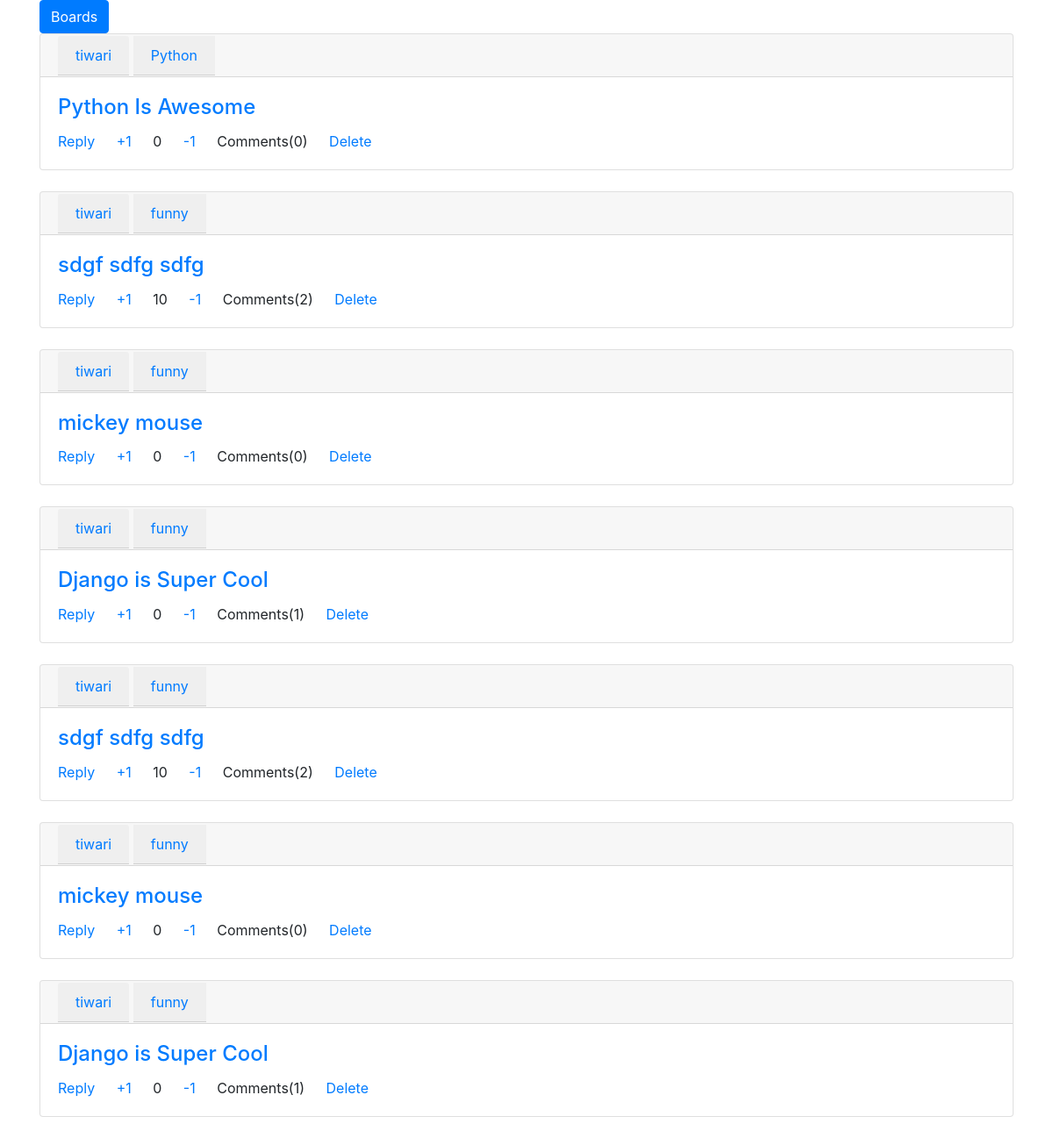
/userhome/ (signed in), run on the app's committed database.
### boards/models.py (models this page shows, shortened)
class Posts(models.Model):
    board=models.ForeignKey(SubReddits,on_delete=models.CASCADE,related_name='PostBoard')
    text = models.CharField(max_length=200)
    detail = models.TextField()
    created_at = models.DateField(auto_now_add=True)
    author=models.CharField(max_length=200,default='')

class SubReddits(models.Model):
    name=models.CharField(max_length=100)
    description=models.TextField()
    created_at=models.DateField(auto_now_add=True)

### boards/views.py (the view)
# urls.py: path('userhome/', views.UserHomeView,name='userhome'),
@login_required
def UserHomeView(request):
    s=Subscriptions.objects.filter(user_id=str(request.user.username))
    lsubs=[]
    for i in s:
        lsubs.append(i.Boards_id.PostBoard.all())
    dv = {}
    for p in lsubs:
        for i in p:
            vote = 0
            for j in i.VotePost.all():
                vote += j.value
            dv[i.id] = vote
    dc = {}
    for p in lsubs:
        for i in p:
            c = 0
            for j in i.CommentPost.all():
                c += 1
            dc[i.id] = c
    l=[]
    for i in lsubs:
        l+=i
    return render(request, 'UserHome.html', {'vote': dv, 'com': dc,'subs':l})

### templates/UserHome.html (shortened to what this page needs)
{%extends 'base.html' %}
{% block content %}
    <a href="{%url 'home'%}" class="btn btn-primary">Boards</a>
{%for i in subs%}
<div class="card">
    <div class="card-header">
        <a href="" class="card-header">{{i.author}}</a>
        <a href="{%url 'board' i.board.id%}" class="card-header">{{i.board.name}}</a>
    </div>
    <div class="card-body">
        <h4 class='card-title'>
            <a href="{%url 'post' i.id%}">{{i.text}}</a>
        </h4>
        <a href="{%url 'post_comment' i.id%}" class="card-link">Reply</a>
        <a href="{%url 'post_vote' i.id '1' 'p' i.board.id%}" class="card-link">+1</a>
        {%for k,v in vote.items%}
            {%if k == i.id%}
            <span class='card-link'>{{v}}</span>
            {%endif%}
        {%endfor%}
        <a href="{%url 'post_vote' i.id '-1' 'p' i.board.id%}" class="card-link">-1</a>
        {%for k,v in com.items%}
            {%if k == i.id%}
            <span class='card-link'>Comments({{v}})</span>
            {%endif%}
        {%endfor%}
        {%if i.author == user.username %}
            <a href="{%url 'post_delete' i.id i.board.id 'p'%}" class="card-link">Delete</a>
        {%endif%}
    </div>
</div>
<br> {%endfor%} {% endblock %}

### data on the page
Posts: author "tiwari", board.name "Python", text "Python Is Awesome", vote "0", com "0", shows "Delete"
Posts: author "tiwari", board.name "funny", text "sdgf sdfg sdfg", vote "10" "10", com "2" "2", shows "Delete"
Posts: author "tiwari", board.name "funny", text "mickey mouse", vote "0" "0", com "0" "0", shows "Delete"
Posts: author "tiwari", board.name "funny", text "Django is Super Cool", vote "0" "0", com "1" "1", shows "Delete"
